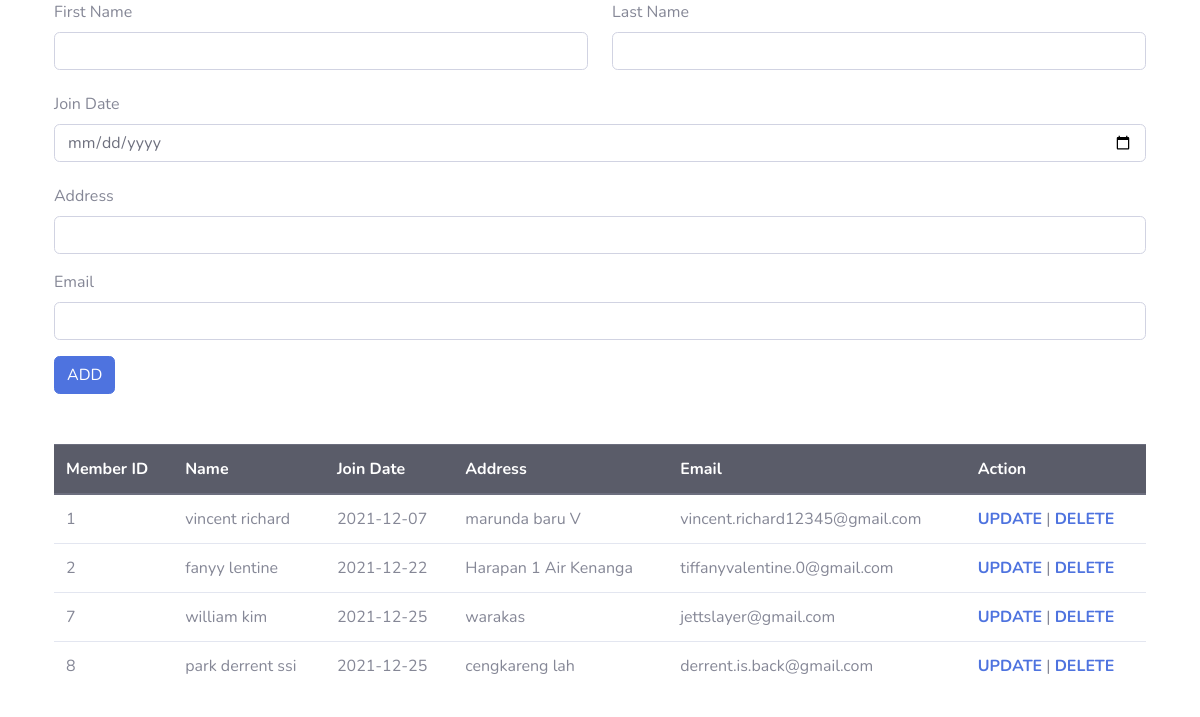
The page /member.php on the database its author committed.
### tables this page shows
CREATE TABLE `tb_member` (
  `member_id` int(11) NOT NULL,
  `member_fname` varchar(50) DEFAULT NULL,
  `member_lname` varchar(50) DEFAULT NULL,
  `member_date` date DEFAULT NULL,
  `member_address` varchar(100) DEFAULT NULL,
  `member_email` varchar(50) DEFAULT NULL
);

### member.php (the view, shortened to what this page needs)
<?php
    include 'connection.php';
?>
<!DOCTYPE html>
<html lang="en">
<head>
     <link href="vendor/fontawesome-free/css/all.min.css" rel="stylesheet" type="text/css">
    <link href="css/sb-admin-2.min.css" rel="stylesheet">
</head>
<form method="post" action="addmember.php">
    <div class="container">
    <div class="row">
        <div class="col-6">
            <label for="exampleInputText1">First Name</label>
            <input type="text" class="form-control" name='fname' id="exampleInputText1" required>
        </div>
        <div class="col-6">
            <label for="exampleInputText2">Last Name</label>
            <input type="text" class="form-control" name='lname' id="exampleInputText2" required>
        </div>
    </div>
    <div class="form-date" style="margin:2% 0%;">
        <label for="exampleInputDate1">Join Date</label>
        <input type="date" id="datemin" name="datemin" name='date' min="1500-01-02" class="form-control">
    </div>
    <div class="form-group">
            <label for="exampleInputText1">Address</label>
            <input type="text" class="form-control" name='alamat' id="exampleInputText1" required>
    </div>
    <div class="form-group">
        <label for="exampleInputEmail1">Email</label>
        <input type="text" class="form-control" name='email' id="exampleInputEmail1" aria-describedby="emailHelp" required>
    </div>
    <button type="submit" name='btnsubmit' class="btn btn-primary">ADD</button>
    </div>
</form>
<div class="container" style="padding-top:50px">
    <table class="table">
    <thead class="thead-dark">
        <tr>
        <th>Member ID</th>
        <th>Name</th>
        <th>Join Date</th>
        <th>Address</th>
        <th>Email</th>
        <th>Action</th>
        </tr>
    </thead>
    <tbody>
        <?php
            $sql = "SELECT * FROM `tb_member` WHERE 1";
            $result = $conn->query($sql);
            if ($result->num_rows > 0)
            {
                while($row = $result->fetch_assoc())
                {
                    $mem_id = $row['member_id'];
                    $lname = $row['member_lname'];
                    $fname = $row['member_fname'];
                    $name = $fname.' '.$lname;
                    $date = $row['member_date'];
                    $address = $row['member_address'];
                    $email = $row['member_email'];
                    print("<tr>");
                    printf('<td>%s</td>',$mem_id);
                    printf('<td>%s</td>',$name);
                    printf('<td>%s</td>',$date);
                    printf('<td>%s</td>',$address);
                    printf('<td>%s</td>',$email);
                    printf('<td><a href="updatemember.php?member_id=%s"><b>UPDATE</b></a> | <a href="deletemember.php?member_id=%s"><b>DELETE</b></a></td>',$mem_id,$mem_id);
                    print("</tr>");
                }
            }
        ?>
    </tbody>
    </table>
</div>
</body>
</html>

### rows shown on the page
tb_member: member_id "1", name "vincent richard", member_date "2021-12-07", member_address "marunda baru V", member_email "vincent.richard12345@gmail.com"
tb_member: member_id "2", name "fanyy lentine", member_date "2021-12-22", member_address "Harapan 1 Air Kenanga", member_email "tiffanyvalentine.0@gmail.com"
tb_member: member_id "7", name "william kim", member_date "2021-12-25", member_address "warakas", member_email "jettslayer@gmail.com"
tb_member: member_id "8", name "park derrent ssi", member_date "2021-12-25", member_address "cengkareng lah", member_email "derrent.is.back@gmail.com"
